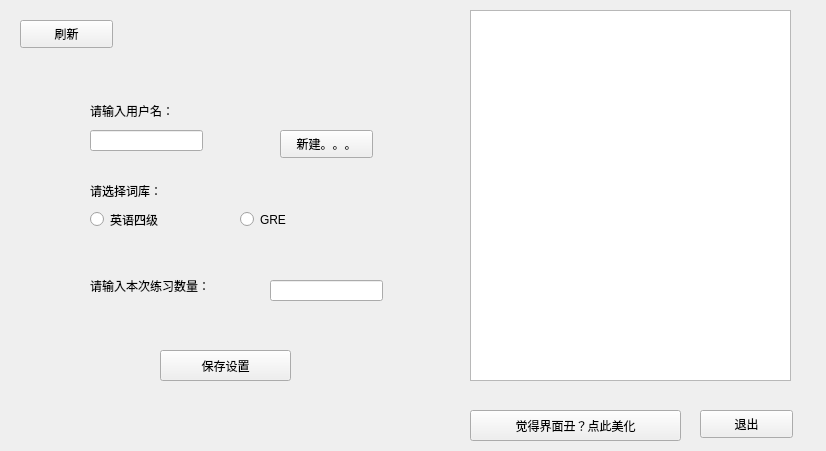
<?xml version="1.0" encoding="UTF-8"?>
<ui version="4.0">
 <class>Menu</class>
 <widget class="QWidget" name="Menu">
  <property name="geometry">
   <rect>
    <x>0</x>
    <y>0</y>
    <width>826</width>
    <height>451</height>
   </rect>
  </property>
  <property name="windowTitle">
   <string>Form</string>
  </property>
  <widget class="QLabel" name="selectlabel">
   <property name="geometry">
    <rect>
     <x>90</x>
     <y>180</y>
     <width>121</width>
     <height>21</height>
    </rect>
   </property>
   <property name="text">
    <string>请选择词库：</string>
   </property>
  </widget>
  <widget class="QRadioButton" name="cet4button">
   <property name="geometry">
    <rect>
     <x>90</x>
     <y>210</y>
     <width>115</width>
     <height>19</height>
    </rect>
   </property>
   <property name="text">
    <string>英语四级</string>
   </property>
  </widget>
  <widget class="QRadioButton" name="GREbutton">
   <property name="geometry">
    <rect>
     <x>240</x>
     <y>210</y>
     <width>115</width>
     <height>19</height>
    </rect>
   </property>
   <property name="toolTip">
    <string>&lt;html&gt;&lt;head/&gt;&lt;body&gt;&lt;p&gt;&lt;br/&gt;&lt;/p&gt;&lt;/body&gt;&lt;/html&gt;</string>
   </property>
   <property name="text">
    <string>GRE</string>
   </property>
  </widget>
  <widget class="QLineEdit" name="numlineEdit">
   <property name="geometry">
    <rect>
     <x>270</x>
     <y>280</y>
     <width>113</width>
     <height>21</height>
    </rect>
   </property>
  </widget>
  <widget class="QLabel" name="numlabel">
   <property name="geometry">
    <rect>
     <x>90</x>
     <y>260</y>
     <width>161</width>
     <height>51</height>
    </rect>
   </property>
   <property name="text">
    <string>请输入本次练习数量：</string>
   </property>
  </widget>
  <widget class="QPushButton" name="startbutton">
   <property name="geometry">
    <rect>
     <x>160</x>
     <y>350</y>
     <width>131</width>
     <height>31</height>
    </rect>
   </property>
   <property name="toolTip">
    <string>&lt;html&gt;&lt;head/&gt;&lt;body&gt;&lt;p&gt;&lt;br/&gt;&lt;/p&gt;&lt;/body&gt;&lt;/html&gt;</string>
   </property>
   <property name="text">
    <string>保存设置</string>
   </property>
  </widget>
  <widget class="QPushButton" name="endbutton">
   <property name="geometry">
    <rect>
     <x>700</x>
     <y>410</y>
     <width>93</width>
     <height>28</height>
    </rect>
   </property>
   <property name="text">
    <string>退出</string>
   </property>
  </widget>
  <widget class="QLabel" name="userlabel">
   <property name="geometry">
    <rect>
     <x>90</x>
     <y>100</y>
     <width>121</width>
     <height>21</height>
    </rect>
   </property>
   <property name="text">
    <string>请输入用户名：</string>
   </property>
  </widget>
  <widget class="QLineEdit" name="namelineEdit">
   <property name="geometry">
    <rect>
     <x>90</x>
     <y>130</y>
     <width>113</width>
     <height>21</height>
    </rect>
   </property>
  </widget>
  <widget class="QPushButton" name="newbutton">
   <property name="geometry">
    <rect>
     <x>280</x>
     <y>130</y>
     <width>93</width>
     <height>28</height>
    </rect>
   </property>
   <property name="text">
    <string>新建。。。</string>
   </property>
  </widget>
  <widget class="QTableWidget" name="tablewidget">
   <property name="geometry">
    <rect>
     <x>470</x>
     <y>10</y>
     <width>321</width>
     <height>371</height>
    </rect>
   </property>
   <property name="styleSheet">
    <string notr="true"/>
   </property>
  </widget>
  <widget class="QPushButton" name="rebutton">
   <property name="geometry">
    <rect>
     <x>20</x>
     <y>20</y>
     <width>93</width>
     <height>28</height>
    </rect>
   </property>
   <property name="text">
    <string>刷新</string>
   </property>
  </widget>
  <widget class="QPushButton" name="betubutton">
   <property name="geometry">
    <rect>
     <x>470</x>
     <y>410</y>
     <width>211</width>
     <height>31</height>
    </rect>
   </property>
   <property name="text">
    <string>觉得界面丑？点此美化</string>
   </property>
  </widget>
 </widget>
 <resources/>
 <connections/>
</ui>
